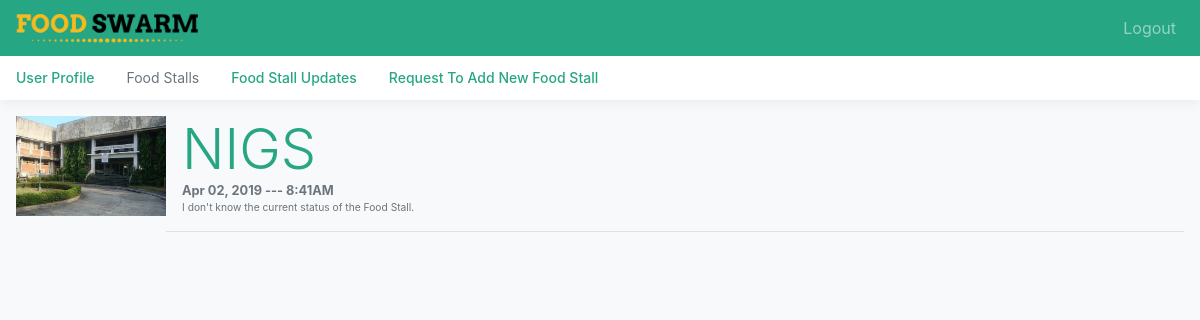
/comment/2/ (signed in), run on the app's committed database.
### FoodSwarm/models.py (models this page shows, shortened)
class Comment(models.Model):
	CHOICES = (
		('There are some seats available.', 'There are some seats available.'),
		('The Food Stall is full and there are no more seats available.', 'The Food Stall is full and there are no more seats available.'),
		('I don\'t know the current status of the Food Stall.', 'I don\'t know the current status of the Food Stall.')
    )
	fs_name = models.CharField(max_length=30, default = 'N/A', verbose_name='Name of Food Stall')
	date_posted = models.DateTimeField(default = timezone.now, verbose_name='Time Updated')
	status = models.CharField(max_length=100, choices = CHOICES, default = 'I don\'t know the current status of the Food Stall.', verbose_name='Current Food Stall Status')

### FoodSwarm/views.py (the view)
# urls.py: path('comment/<int:pk>/', CommentDetailView.as_view(), name='Comment-Detail'),
class CommentDetailView(LoginRequiredMixin, DetailView):
	model = Comment

### FoodSwarm/templates/FoodSwarm/comment_detail.html
{% extends "Foodswarm/base.html" %}
{% load static %}
{% block content %}
	      <div class="media text-muted pt-3 px-sm-3" >
	        <img class="square article-img" width="150px" src="{% static 'FoodSwarm/STALLS/' %}{{object.fs_name}}.png" onerror="this.src='https://images.unsplash.com/photo-1521473717695-e8f5635b7f6a'" alt="">
	        <p class="media-body pb-3 mb-0 small lh-125 border-bottom border-gray">
	          <strong class="d-block text-dark display-4 px-sm-3">{{ object.fs_name }}</strong>
	          <strong class="d-block text-gray-dark px-sm-3">{{ object.date_posted|date:"M d, Y --- fA " }}</strong>
	          <small class="text-muted px-sm-3">{{ object.status }}</small>
	        </p>
	      </div>
{% endblock content %}

### FoodSwarm/static/FoodSwarm/css/main.css (style rules this page uses)
html, body { overflow-x: hidden; }
body { padding-top: 56px; }
.border-bottom { border-bottom: 1px solid #e5e5e5; }
.lh-125 { line-height: 1.25; }

### data on the page
Comment: fs_name (picture), fs_name "NIGS", date_posted "Apr 02, 2019 --- 8:41AM", status "I don't know the current status of the Food Stall."
